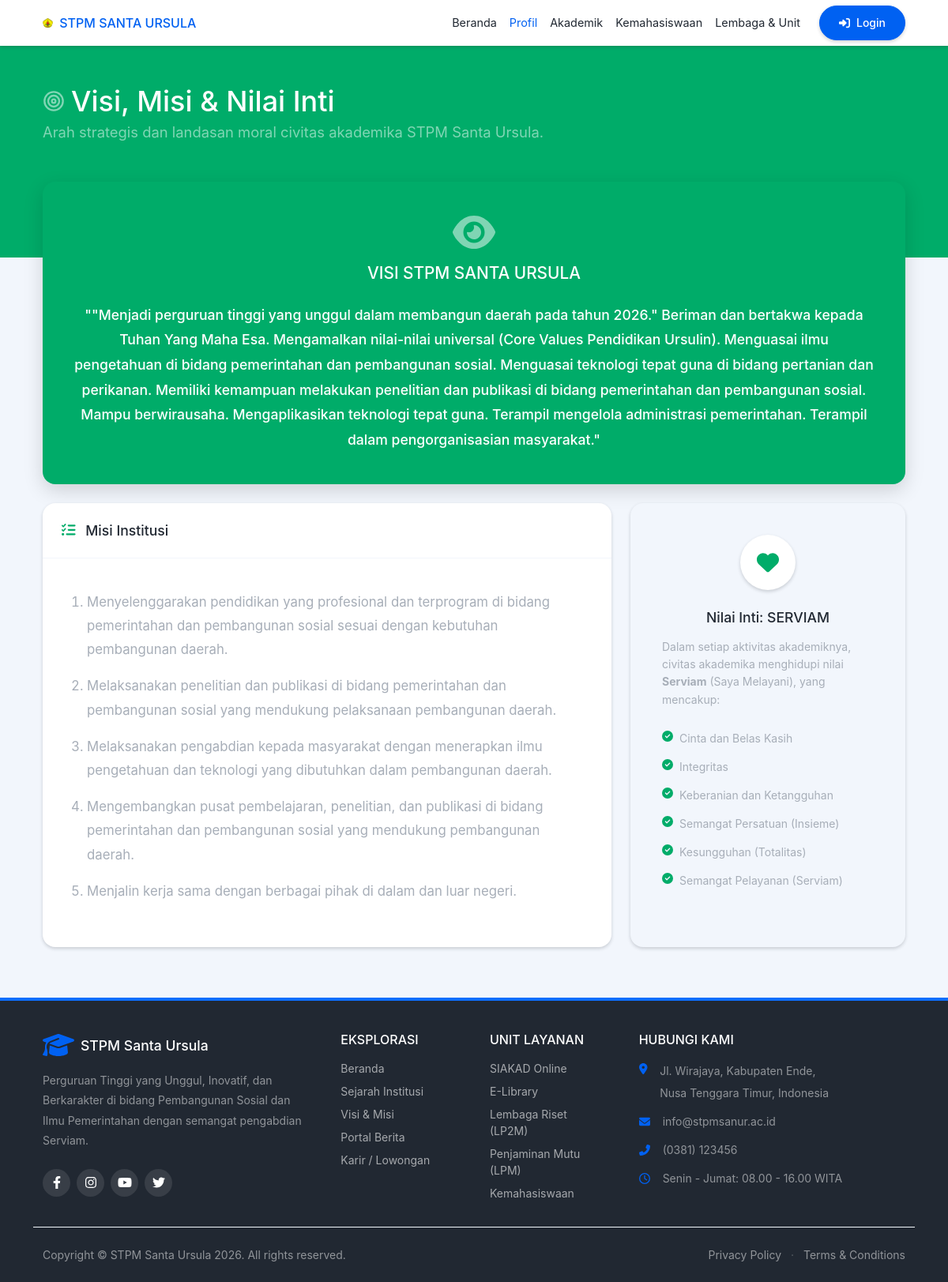
Screenshot of /index.php?module=visi_misi with the database file from the repository.
### tables this page shows
CREATE TABLE `profil_lembaga` (
  `id` int(11) NOT NULL,
  `kategori` enum('visi','misi','nilai_inti') NOT NULL,
  `konten` text NOT NULL,
  `urutan` int(11) DEFAULT 0
);

### modul/publik/content_visi_misi.php (the view, shortened to what this page needs)
<?php
$q_visi = $koneksi->query("SELECT konten FROM profil_lembaga WHERE kategori='visi' LIMIT 1")->fetch_assoc();
$teks_visi = $q_visi['konten'] ?? "Visi lembaga belum diatur oleh Administrator.";
$q_misi = $koneksi->query("SELECT konten FROM profil_lembaga WHERE kategori='misi' ORDER BY urutan ASC");
$q_nilai = $koneksi->query("SELECT konten FROM profil_lembaga WHERE kategori='nilai_inti' ORDER BY urutan ASC");
?>
<main>
    <header class="page-header page-header-dark bg-success pb-10">
        <div class="container-xl px-4">
            <div class="page-header-content pt-4" data-aos="fade-down">
                <div class="row align-items-center justify-content-between">
                    <div class="col-auto mt-4">
                        <h1 class="page-header-title fw-bold">
                            <div class="page-header-icon"><i data-feather="target"></i></div>
                            Visi, Misi & Nilai Inti
                        </h1>
                        <div class="page-header-subtitle">Arah strategis dan landasan moral civitas akademika STPM Santa Ursula.</div>
                    </div>
                </div>
            </div>
        </div>
    </header>
    <div class="container-xl px-4 mt-n10 mb-5">
        <div class="row gx-4">
            <div class="col-lg-12 mb-4" data-aos="fade-up" data-aos-delay="100">
                <div class="card shadow-sm border-0 h-100 bg-success text-white text-center p-4 p-md-5 rounded-4" style="box-shadow: 0 0.5rem 1.5rem rgba(0, 0, 0, 0.15) !important;">
                    <i class="fas fa-eye fa-3x mb-3 text-white opacity-50"></i>
                    <h3 class="fw-bold text-white mb-4">VISI STPM SANTA URSULA</h3>
                    <p class="lead mb-0 fw-500" style="line-height: 1.8;">"<?= htmlspecialchars($teks_visi) ?>"</p>
                </div>
            </div>
            <div class="col-lg-8 mb-4" data-aos="fade-right" data-aos-delay="200">
                <div class="card shadow-sm border-0 h-100 rounded-4">
                    <div class="card-header bg-white border-bottom border-light p-4">
                        <h5 class="fw-bold text-dark mb-0"><i class="fas fa-tasks text-success me-2"></i> Misi Institusi</h5>
                    </div>
                    <div class="card-body p-4 p-md-5">
                        <ol class="text-muted ps-3 mb-0" style="line-height: 1.8; font-size: 1.05rem;">
                            <?php if($q_misi->num_rows > 0): while($misi = $q_misi->fetch_assoc()): ?>
                                <li class="mb-3"><?= htmlspecialchars($misi['konten']) ?></li>
                            <?php endwhile; else: ?>
                                <p class="text-center fst-italic">Misi belum ditambahkan.</p>
                            <?php endif; ?>
                        </ol>
                    </div>
                </div>
            </div>
            <div class="col-lg-4 mb-4" data-aos="fade-left" data-aos-delay="300">
                <div class="card shadow-sm border-0 h-100 bg-light rounded-4">
                    <div class="card-body p-4 p-md-5 text-center">
                        <div class="icon-stack icon-stack-xl bg-white text-success mb-4 shadow-sm mx-auto d-flex justify-content-center align-items-center rounded-circle" style="width: 70px; height: 70px;">
                            <i class="fas fa-heart fa-2x"></i>
                        </div>
                        <h5 class="fw-bold text-dark mb-3">Nilai Inti: SERVIAM</h5>
                        <p class="text-muted small text-start mb-4" style="line-height: 1.6;">Dalam setiap aktivitas akademiknya, civitas akademika menghidupi nilai <strong>Serviam</strong> (Saya Melayani), yang mencakup:</p>
                        <ul class="text-start text-muted small list-unstyled mb-0" style="line-height: 2;">
                            <?php if($q_nilai->num_rows > 0): while($nilai = $q_nilai->fetch_assoc()): ?>
                                <li class="mb-2 d-flex align-items-start">
                                    <i class="fas fa-check-circle text-success mt-1 me-2"></i>
                                    <span><?= htmlspecialchars($nilai['konten']) ?></span>
                                </li>
                            <?php endwhile; else: ?>
                                <p class="text-center fst-italic">Nilai Inti belum ditambahkan.</p>
                            <?php endif; ?>
                        </ul>
                    </div>
                </div>
            </div>
        </div>
    </div>
</main>

### header.php (style rules this page uses)
body { background-color: #f2f6fc; }

### rows the page displays
profil_lembaga: konten "\"Menjadi perguruan tinggi yang unggul dalam membangun daerah pada tahun 2026.\" Beriman dan bertakwa kepada Tuhan Yang Maha Esa. Mengamalkan nilai-nilai universal (Core Values Pendidikan Ursulin). Menguasai ilmu pengetahuan di bidang pemerintahan dan pembangunan sosial. Menguasai teknologi tepat guna di bidang pertanian dan perikanan. Memiliki kemampuan melakukan penelitian dan publikasi di bidang pemerintahan dan pembangunan sosial. Mampu berwirausaha. Mengaplikasikan teknologi tepat guna. Terampil mengelola administrasi pemerintahan. Terampil dalam pengorganisasian masyarakat."
profil_lembaga: konten "Menyelenggarakan pendidikan yang profesional dan terprogram di bidang pemerintahan dan pembangunan sosial sesuai dengan kebutuhan pembangunan daerah."
profil_lembaga: konten "Melaksanakan penelitian dan publikasi di bidang pemerintahan dan pembangunan sosial yang mendukung pelaksanaan pembangunan daerah."
profil_lembaga: konten "Melaksanakan pengabdian kepada masyarakat dengan menerapkan ilmu pengetahuan dan teknologi yang dibutuhkan dalam pembangunan daerah."
profil_lembaga: konten "Mengembangkan pusat pembelajaran, penelitian, dan publikasi di bidang pemerintahan dan pembangunan sosial yang mendukung pembangunan daerah."
profil_lembaga: konten "Menjalin kerja sama dengan berbagai pihak di dalam dan luar negeri."
profil_lembaga: konten "Cinta dan Belas Kasih"
profil_lembaga: konten "Integritas"
profil_lembaga: konten "Keberanian dan Ketangguhan"
profil_lembaga: konten "Semangat Persatuan (Insieme)"
profil_lembaga: konten "Kesungguhan (Totalitas)"
profil_lembaga: konten "Semangat Pelayanan (Serviam)"
